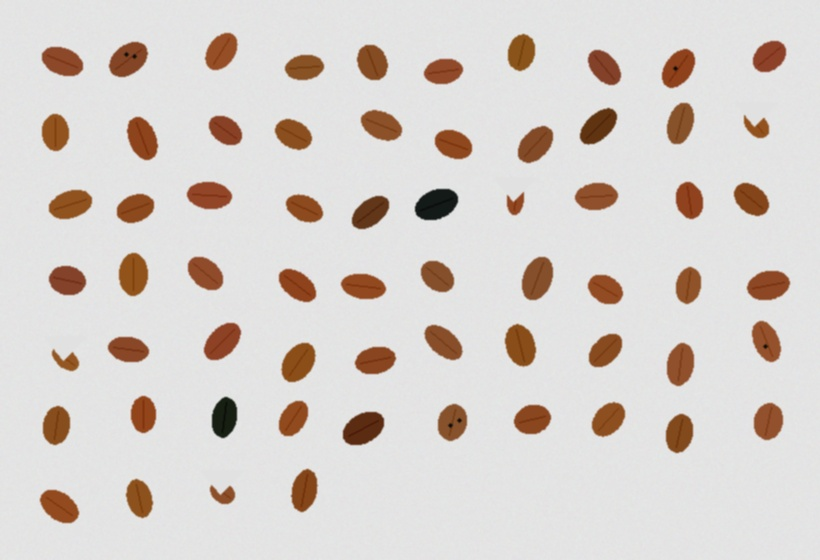
#> input picture webapp/sample_images/lot_komersial.jpg, 820 x 560 px
$ python -i feature_extraction.py   (imports and definitions only)   (older library calls are emulated)
#> lines starting #> are read from the running program, lines starting #| are printed output that depends on the picture
#> further down, picture is the input picture: shape (560, 820, 3); mean B, G, R 205.1, 209.6, 216.5
"""
Modul untuk ekstraksi fitur dari biji kopi
- Color features: HSV + LAB color space analysis
- Shape features: area, circularity, eccentricity, Hu moments
- Texture features: GLCM, LBP, Laplacian, Sobel gradients
"""
import cv2
import numpy as np

# Try import skimage untuk GLCM, fallback ke manual implementation
try:
    from skimage.feature import graycomatrix, graycoprops, local_binary_pattern
    HAS_SKIMAGE = True
except ImportError:
    HAS_SKIMAGE = False
    print("WARNING: scikit-image tidak terinstall. GLCM/LBP features akan menggunakan fallback.")


class FeatureExtractor:
    def __init__(self):
        """Initialize feature extractor"""
        # LBP parameters
        self.lbp_radius = 2
        self.lbp_n_points = 8 * self.lbp_radius

        # GLCM parameters
        self.glcm_distances = [1, 2]
        self.glcm_angles = [0, np.pi/4, np.pi/2, 3*np.pi/4]
        self.glcm_levels = 16  # Quantization levels

    # [162 lines left out: functions extract_color_features, extract_lab_color_features, extract_shape_features, not called in this run]

    def extract_texture_features(self, image):
        """
        Ekstraksi fitur tekstur menggunakan Laplacian, Sobel, dan statistik

        Args:
            image: Input image (BGR atau grayscale)

        Returns:
            dict: Texture features
        """
        if len(image.shape) == 3:
            gray = cv2.cvtColor(image, cv2.COLOR_BGR2GRAY)
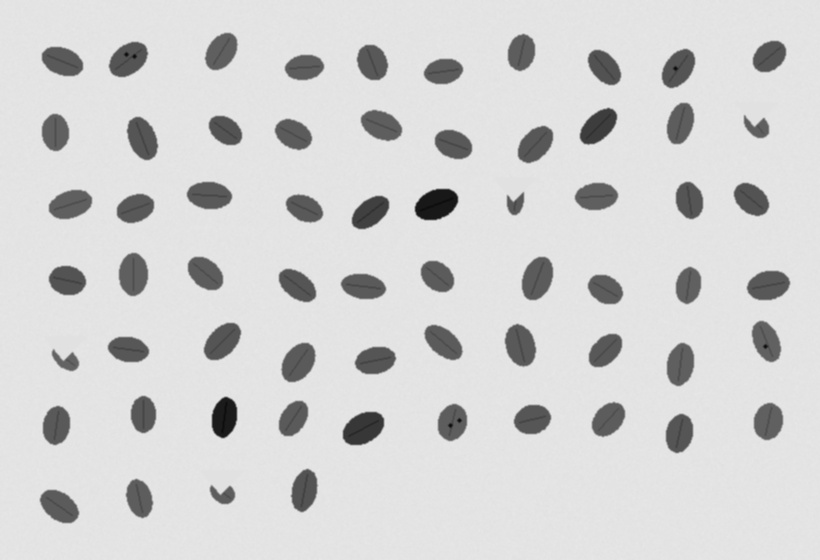
#> gray: shape (560, 820); min 8, max 233, mean 211.1
        else:
            gray = image.copy()

        # Laplacian variance (ukuran sharpness/blur)
        laplacian = cv2.Laplacian(gray, cv2.CV_64F)
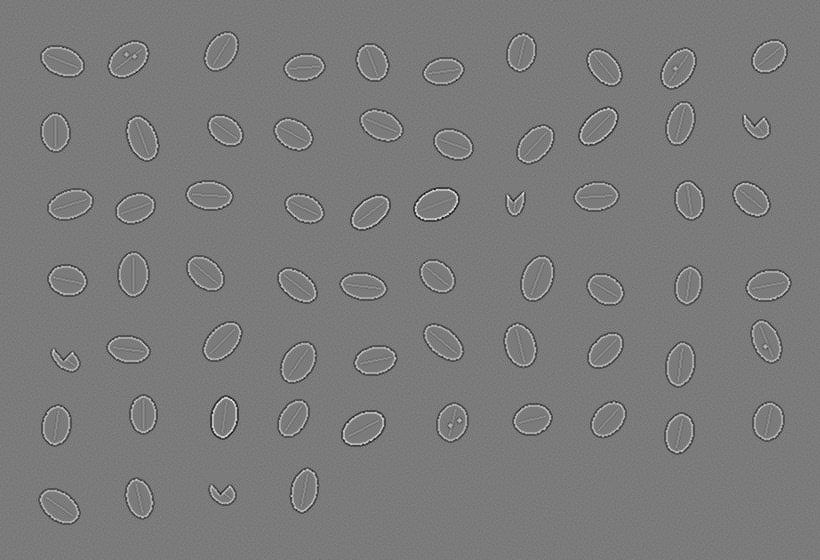
#> laplacian: shape (560, 820) float64; min -102, max 109, mean 0; drawn with min black and max white
        laplacian_var = float(laplacian.var())
#> laplacian_var = 92.58
        laplacian_mean = float(np.abs(laplacian).mean())
#> laplacian_mean = 3.88

        # Gradient magnitude menggunakan Sobel
        sobelx = cv2.Sobel(gray, cv2.CV_64F, 1, 0, ksize=3)
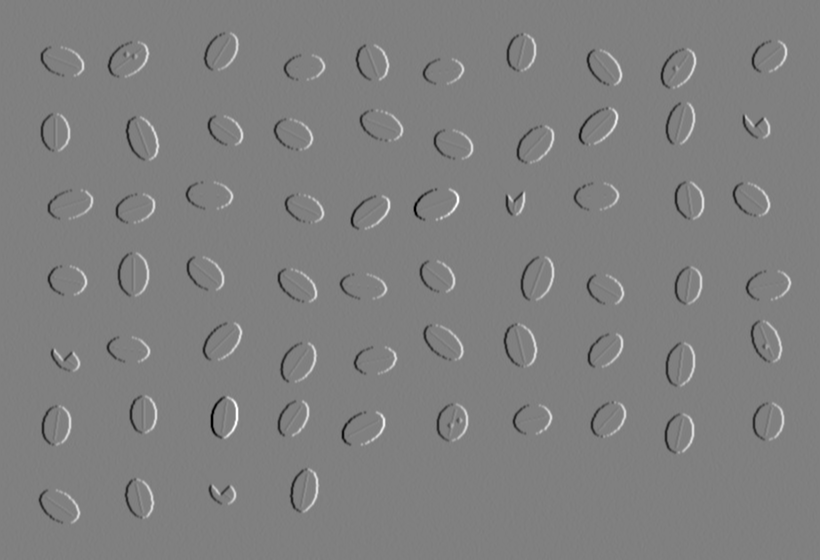
#> sobelx: shape (560, 820) float64; min -621, max 616, mean 0; drawn with min black and max white
        sobely = cv2.Sobel(gray, cv2.CV_64F, 0, 1, ksize=3)
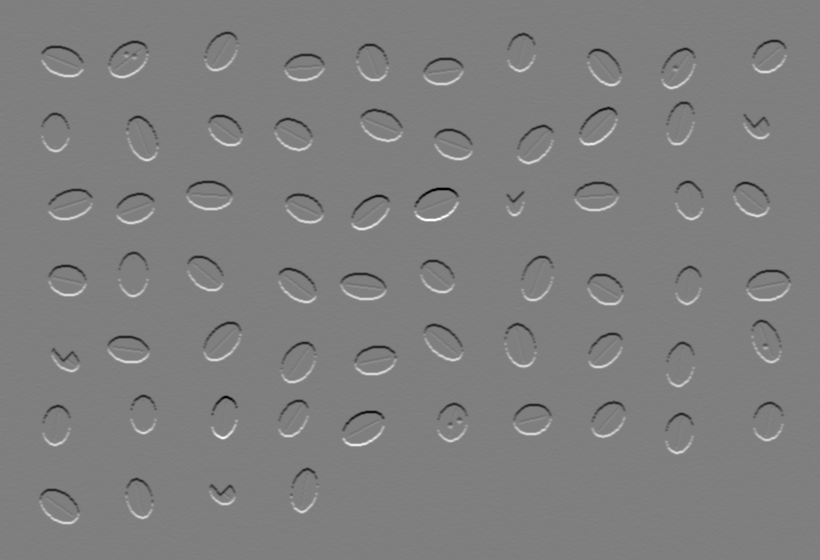
#> sobely: shape (560, 820) float64; min -620, max 622, mean 0; drawn with min black and max white
        gradient_mag = np.sqrt(sobelx**2 + sobely**2)
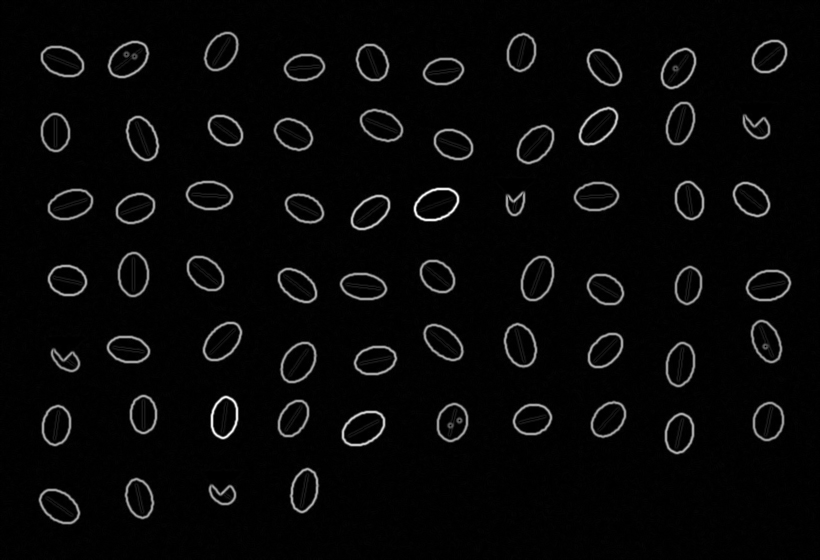
#> gradient_mag: shape (560, 820) float64; min 0, max 665.6, mean 21.8; drawn with min black and max white
        gradient_mean = float(gradient_mag.mean())
#> gradient_mean = 21.76
        gradient_std = float(gradient_mag.std())
#> gradient_std = 72.85

        # Gradient direction histogram
        gradient_dir = np.arctan2(sobely, sobelx + 1e-8)
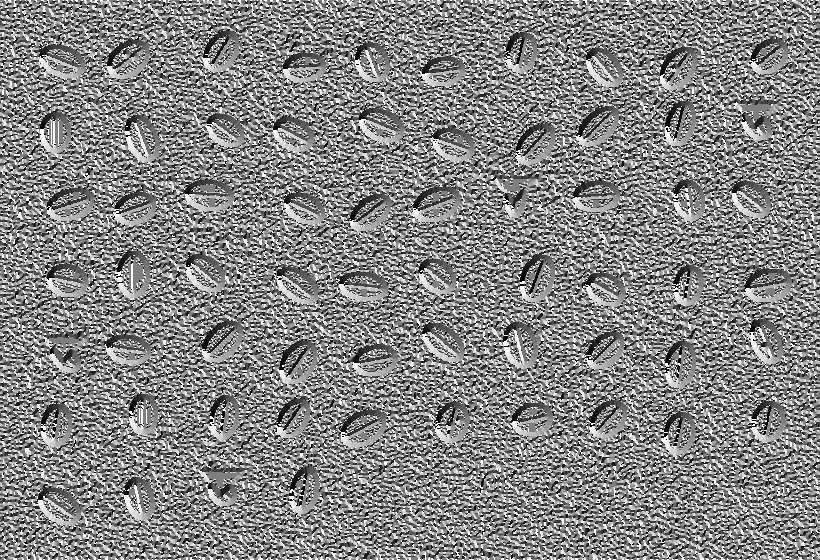
#> gradient_dir: shape (560, 820) float64; min -3.14, max 3.14, mean 0.142; drawn with min black and max white
        dir_hist, _ = np.histogram(gradient_dir, bins=8, range=(-np.pi, np.pi))
#> dir_hist = [31053, 57180, 53307, 55819, 99563, 53488, 57165, 51625]
        dir_hist = dir_hist.astype(np.float32)
        dir_hist = dir_hist / (dir_hist.sum() + 1e-8)
#> dir_hist = [0.0676, 0.125, 0.116, 0.122, 0.217, 0.116, 0.124, 0.112]

        # Gray-level statistics
        gray_float = gray.astype(np.float64)
        gray_mean = float(gray_float.mean())
#> gray_mean = 211.1
        gray_std = float(gray_float.std())
#> gray_std = 44.51
        gray_entropy = float(-np.sum(
            (np.histogram(gray, bins=256, range=(0, 256))[0].astype(np.float64) / gray.size + 1e-10) *
            np.log2(np.histogram(gray, bins=256, range=(0, 256))[0].astype(np.float64) / gray.size + 1e-10)
        ))
#> gray_entropy = 3.05

        result = {
            'laplacian_var': laplacian_var,
            'laplacian_mean': laplacian_mean,
            'gradient_mean': gradient_mean,
            'gradient_std': gradient_std,
            'gradient_dir_hist': dir_hist,
            'gray_mean': gray_mean,
            'gray_std': gray_std,
            'gray_entropy': gray_entropy,
        }
#> result = {'laplacian_var': 92.58, 'laplacian_mean': 3.88, 'gradient_mean': 21.76, 'gradient_std': 72.85, 'gradient_dir_hist': [0.0676, 0.125, 0.116, 0.122, 0.217, 0.116, 0.124, 0.112], 'gray_mean': 211.1, 'gray_std': 44.51, 'gray_entropy': 3.05}

        return result

    # [186 lines left out: functions extract_glcm_features, extract_lbp_features, _compute_simple_lbp, extract_all_features, features_to_vector, not called in this run]

>>> import cv2
>>> picture = cv2.imread('../webapp/sample_images/lot_komersial.jpg')
>>> result = FeatureExtractor().extract_texture_features(picture)

$ run again, on webapp/sample_images/lot_premium.jpg
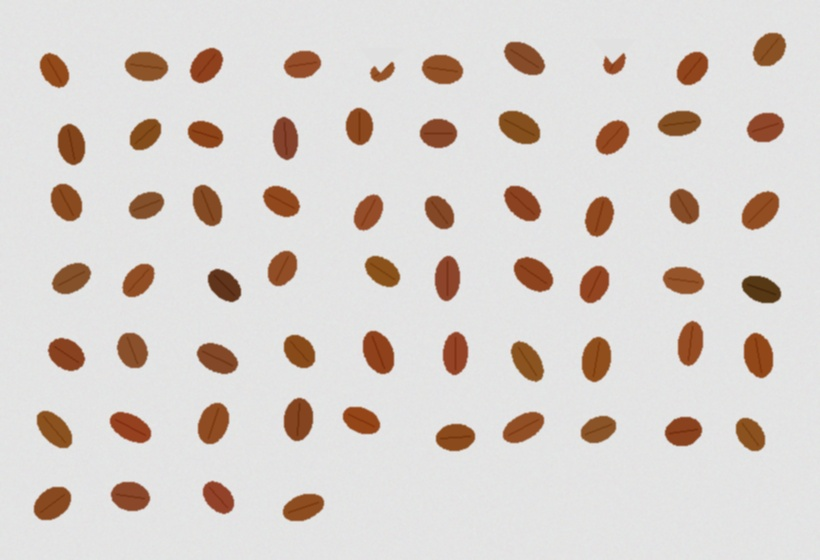
#> input picture webapp/sample_images/lot_premium.jpg, 820 x 560 px
#> picture is the input picture: shape (560, 820, 3); mean B, G, R 204.8, 209.5, 217
#> laplacian_var = 88.8
#> laplacian_mean = 3.84
#> in extract_texture_features, `gradient_mag = np.sqrt(sobelx**2 + sobely**2)`:
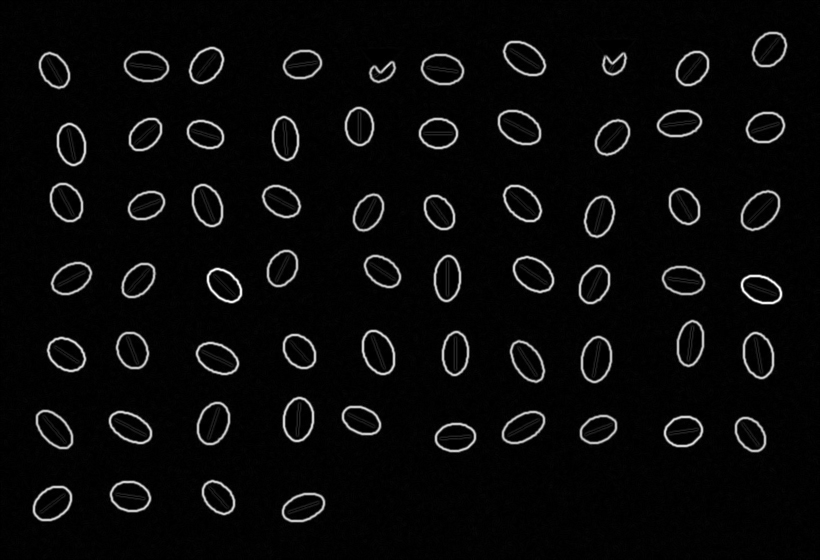
#> gradient_mag: shape (560, 820) float64; min 0, max 538.6, mean 21.5; drawn with min black and max white
#> gradient_mean = 21.47
#> gradient_std = 71.36
#> in extract_texture_features, `gradient_dir = np.arctan2(sobely, sobelx + 1e-8)`:
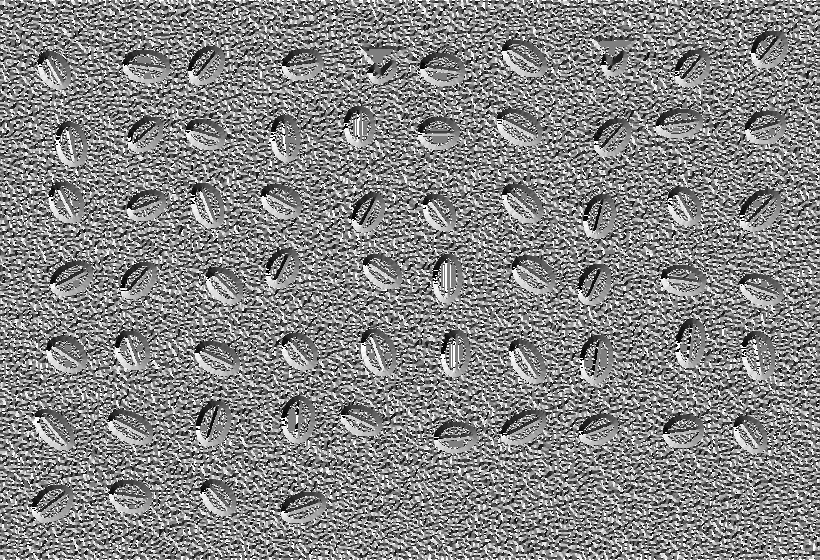
#> gradient_dir: shape (560, 820) float64; min -3.14, max 3.14, mean 0.146; drawn with min black and max white
#> in extract_texture_features, `dir_hist, _ = np.histogram(gradient_dir, bins=8, range=(-np.pi, np.pi))`: dir_hist = [30986, 56632, 53463, 56471, 99499, 52557, 57292, 52300]
#> in extract_texture_features, `dir_hist = dir_hist / (dir_hist.sum() + 1e-8)`: dir_hist = [0.0675, 0.123, 0.116, 0.123, 0.217, 0.114, 0.125, 0.114]
#> gray_mean = 211.2
#> gray_std = 43.73
#> gray_entropy = 3.01
#> in extract_texture_features, `result = { 'laplacian_var': laplacian_var, 'laplacian_mean': laplacian..`: result = {'laplacian_var': 88.8, 'laplacian_mean': 3.84, 'gradient_mean': 21.47, 'gradient_std': 71.36, 'gradient_dir_hist': [0.0675, 0.123, 0.116, 0.123, 0.217, 0.114, 0.125, 0.114], 'gray_mean': 211.2, 'gray_std': 43.73, 'gray_entropy': 3.01}

$ run again, on webapp/sample_images/lot_rendah.jpg
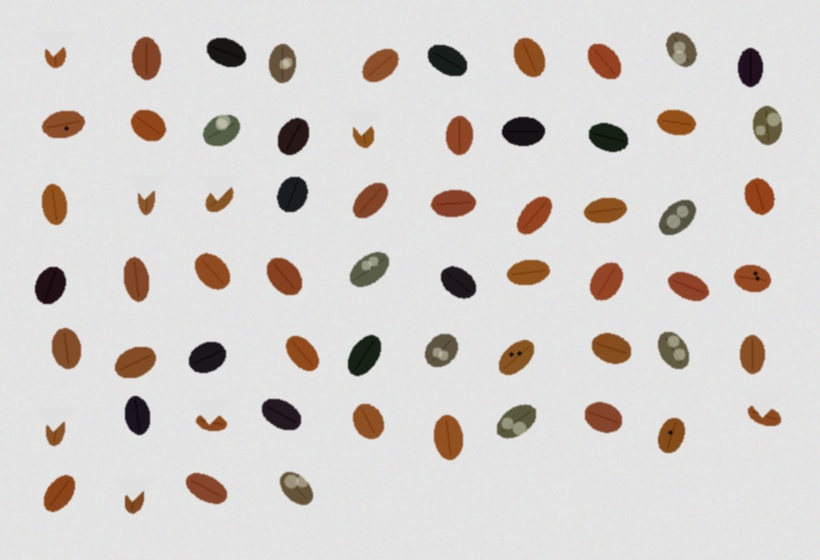
#> input picture webapp/sample_images/lot_rendah.jpg, 820 x 560 px
#> picture is the input picture: shape (560, 820, 3); mean B, G, R 206.4, 209.6, 214.2
#> laplacian_var = 107.7
#> laplacian_mean = 4.06
#> in extract_texture_features, `gradient_mag = np.sqrt(sobelx**2 + sobely**2)`:
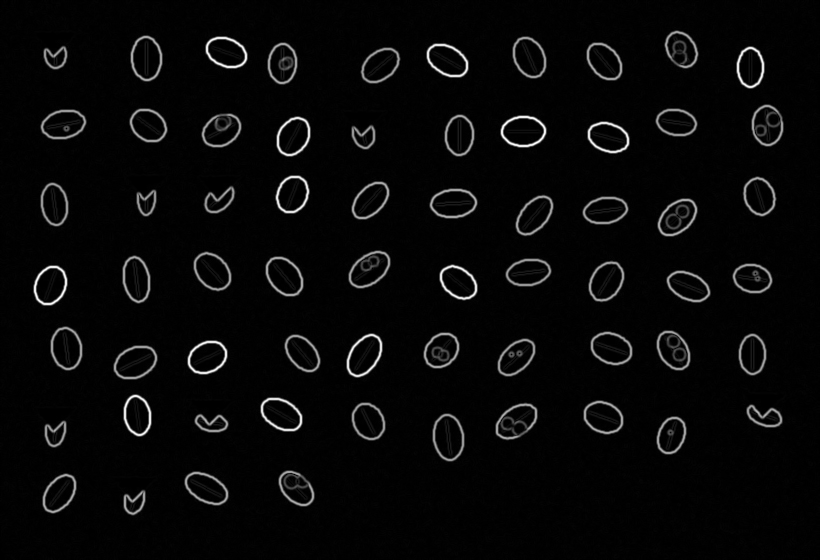
#> gradient_mag: shape (560, 820) float64; min 0, max 676.1, mean 23.2; drawn with min black and max white
#> gradient_mean = 23.22
#> gradient_std = 78.91
#> in extract_texture_features, `gradient_dir = np.arctan2(sobely, sobelx + 1e-8)`:
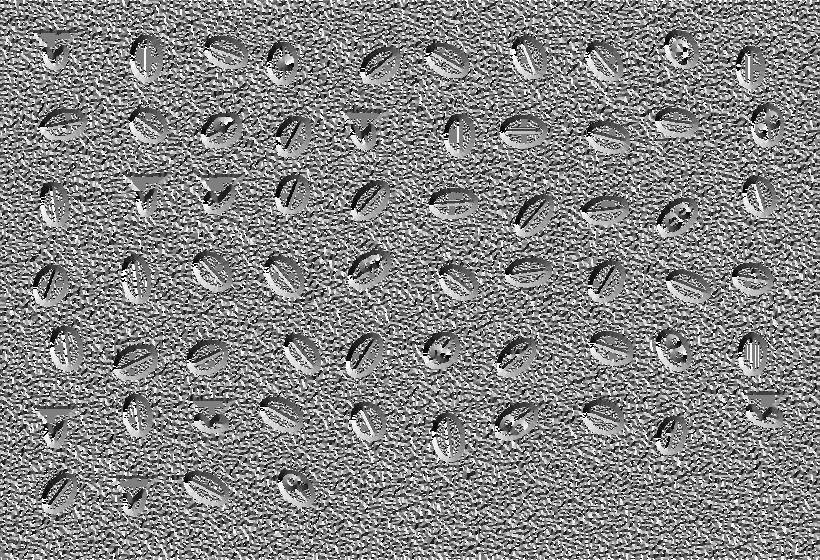
#> gradient_dir: shape (560, 820) float64; min -3.14, max 3.14, mean 0.142; drawn with min black and max white
#> in extract_texture_features, `dir_hist, _ = np.histogram(gradient_dir, bins=8, range=(-np.pi, np.pi))`: dir_hist = [31001, 57069, 53368, 55609, 100451, 52579, 57428, 51695]
#> in extract_texture_features, `dir_hist = dir_hist / (dir_hist.sum() + 1e-8)`: dir_hist = [0.0675, 0.124, 0.116, 0.121, 0.219, 0.115, 0.125, 0.113]
#> gray_mean = 210.6
#> gray_std = 47.29
#> gray_entropy = 3.1
#> in extract_texture_features, `result = { 'laplacian_var': laplacian_var, 'laplacian_mean': laplacian..`: result = {'laplacian_var': 107.7, 'laplacian_mean': 4.06, 'gradient_mean': 23.22, 'gradient_std': 78.91, 'gradient_dir_hist': [0.0675, 0.124, 0.116, 0.121, 0.219, 0.115, 0.125, 0.113], 'gray_mean': 210.6, 'gray_std': 47.29, 'gray_entropy': 3.1}
